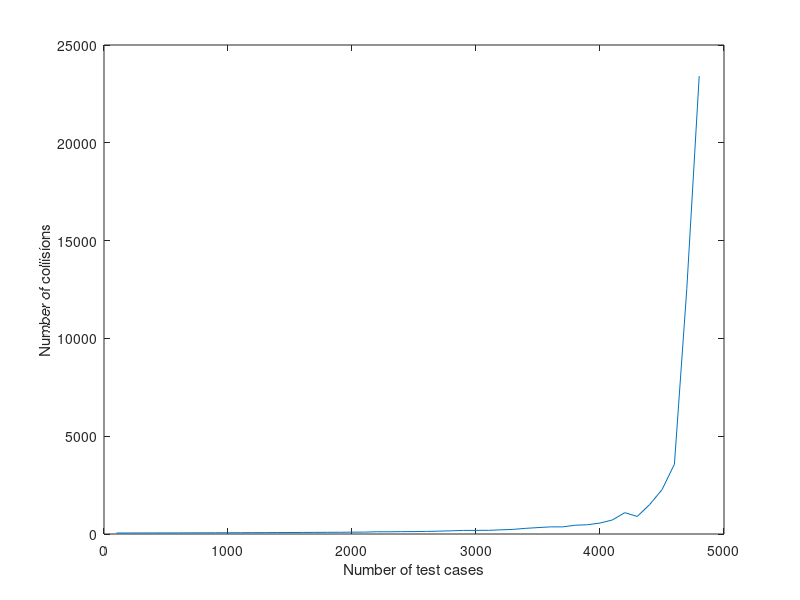
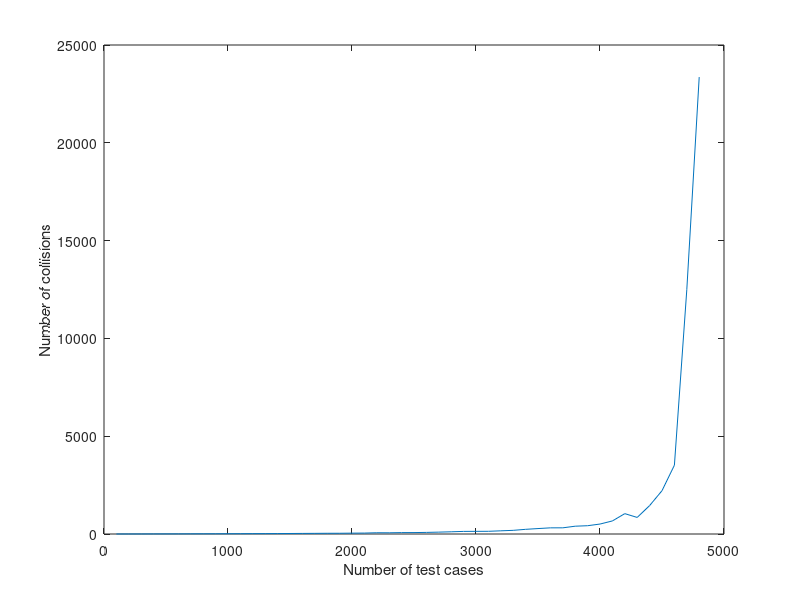
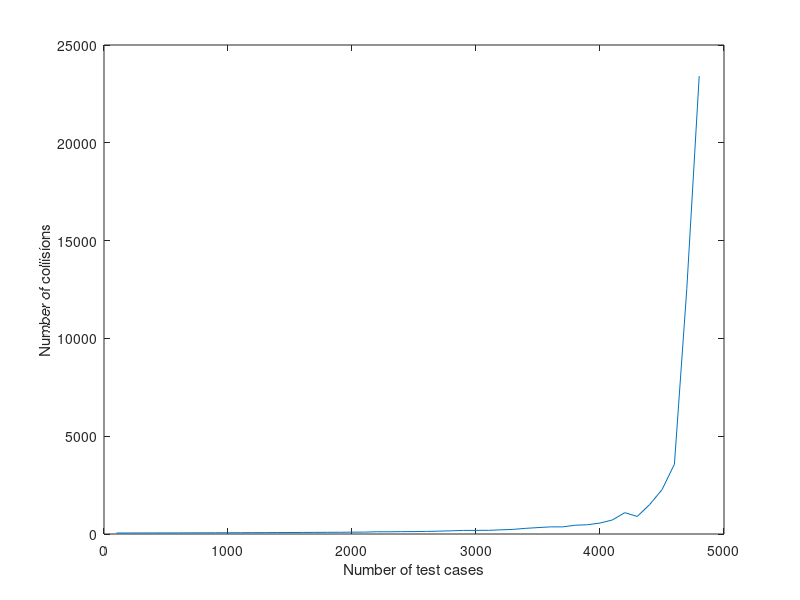
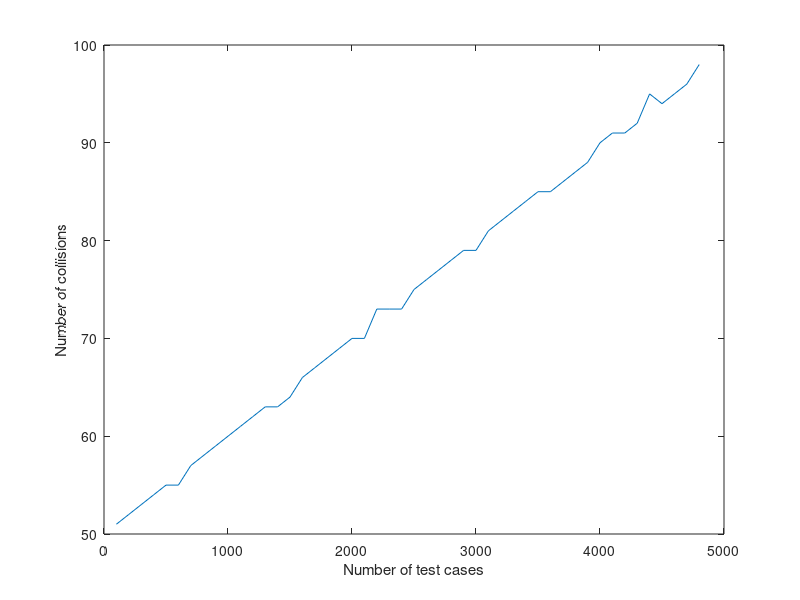

Reproduce these figures in MATLAB, in order.
data = [51,52,53,55,56,57,59,61,62,64,66,69,70,73,76,80,83,87,88,94,98,114,112,122,123,132,146,163,183,186,188,213,237,289,328,365,366,449,474,559,718,1091,897,1502,2264,3567,12542,23411,
1,2,3,5,6,7,9,11,12,14,16,19,20,23,26,30,33,37,38,44,48,64,62,72,73,82,96,113,133,136,138,163,187,239,278,315,316,399,424,509,668,1041,847,1452,2214,3517,12492,23361,
51,52,53,55,56,57,59,61,62,64,66,69,70,73,76,80,83,87,88,94,98,114,112,122,123,132,146,163,183,186,188,213,237,289,328,365,366,449,474,559,718,1091,897,1502,2264,3567,12542,23411,
51,52,53,54,55,55,57,58,59,60,61,62,63,63,64,66,67,68,69,70,70,73,73,73,75,76,77,78,79,79,81,82,83,84,85,85,86,87,88,90,91,91,92,95,94,95,96,98,
51,52,53,54,55,55,57,58,59,60,61,62,63,63,64,66,67,68,69,70,70,73,73,73,75,76,77,78,79,79,81,82,83,84,85,85,86,87,88,90,91,91,92,95,94,95,96,98,
100,102,103,104,105,105,107,108,108,110,110,112,113,113,114,115,117,118,119,120,120,122,123,123,124,125,127,128,128,129,131,132,133,133,135,135,136,137,138,139,141,141,142,145,144,145,146,148,
50,51,52,52,53,53,55,55,56,57,57,58,59,59,60,61,62,63,64,65,65,67,68,68,69,72,72,75,77,76,79,79,83,86,89,92,91,94,93,102,105,114,119,112,656,130,148,183,
50,50,50,50,50,50,50,50,50,50,50,50,50,50,50,50,50,50,50,50,50,50,50,50,50,50,50,50,50,50,50,50,50,50,50,50,50,50,50,50,50,51,50,50,51,51,51,52,
100,100,100,100,100,100,100,100,100,100,100,100,100,100,100,100,100,100,100,100,100,100,100,100,100,100,100,100,100,100,100,100,100,100,100,100,100,100,100,100,100,100,100,100,100,100,100,100,
102,104,106,109,111,112,116,119,121,124,127,129,132,134,138,143,146,151,154,160,162,169,172,177,181,188,198,201,212,215,227,238,248,262,272,283,304,322,341,363,402,442,498,584,697,827,1103,1636,
52,54,56,59,61,62,66,69,71,74,77,79,82,84,88,93,96,101,104,110,112,119,122,127,131,138,148,151,162,165,177,188,198,212,222,233,254,272,291,313,352,392,448,534,647,777,1053,1586,
102,104,106,109,111,112,116,119,121,124,127,129,132,134,138,143,146,151,154,160,162,169,172,177,181,188,198,201,212,215,227,238,248,262,272,283,304,322,341,363,402,442,498,584,697,827,1103,1636];

testNum = zeros(1,48);
for i = 1:48
    testNum(i) = i * 100;
end

figure,
for i = 1:12
%     subplot(4,3,i)
    figure,
    plot(testNum, data(i,:));
    xlabel("Number of test cases");
    ylabel("Number of collisions");
end
